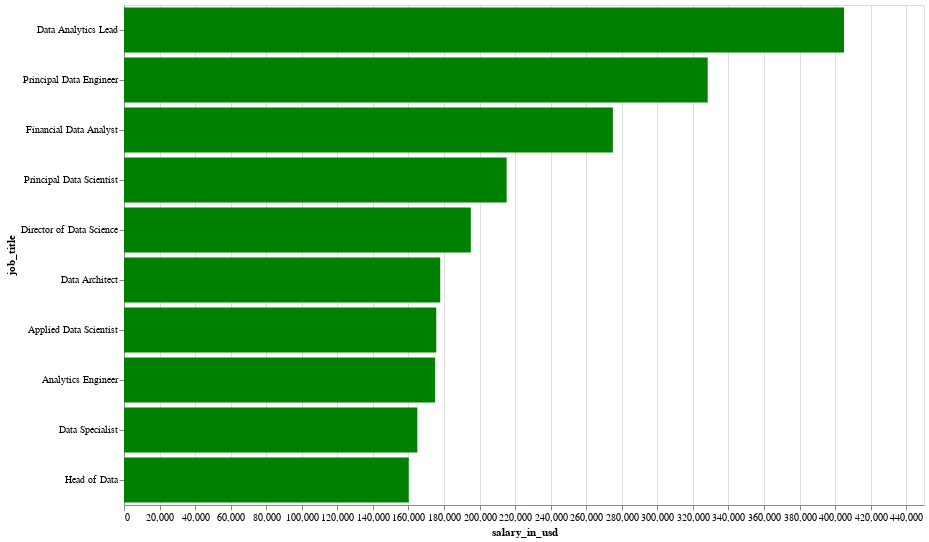

This figure's notebook cell:
### Code cell
# Criando um gráfico de barras horizontais

alt.Chart(
    df.groupby("job_title")
    .mean()
    .reset_index()
    .sort_values("salary_in_usd", ascending=False)[:10]
).mark_bar(color="green").encode(
    alt.Y("job_title", sort="-x"), x="salary_in_usd"
).properties(
    width=800, height=500
)

### Figure 1 — Vega-Lite specification as saved in the notebook (floating-point values rounded to 4 significant figures)
{"config": {"view": {"continuousWidth": 400, "continuousHeight": 300}}, "data": {"name": "data-7c7c1efc2b24c45ee7c88bfcd664ec6a"}, "mark": {"type": "bar", "color": "green"}, "encoding": {"x": {"field": "salary_in_usd", "type": "quantitative"}, "y": {"field": "job_title", "sort": "-x", "type": "nominal"}}, "height": 500, "width": 800, "$schema": "https://vega.github.io/schema/vega-lite/v4.17.0.json", "datasets": {"data-7c7c1efc2b24c45ee7c88bfcd664ec6a": [{"job_title": "Data Analytics Lead", "work_year": 2022.0, "salary": 405000.0, "salary_in_usd": 405000.0}, {"job_title": "Principal Data Engineer", "work_year": 2021.0, "salary": 328300.0, "salary_in_usd": 328300.0}, {"job_title": "Financial Data Analyst", "work_year": 2022.0, "salary": 275000.0, "salary_in_usd": 275000.0}, {"job_title": "Principal Data Scientist", "work_year": 2021.0, "salary": 206700.0, "salary_in_usd": 215200.0}, {"job_title": "Director of Data Science", "work_year": 2021.0, "salary": 193300.0, "salary_in_usd": 195100.0}, {"job_title": "Data Architect", "work_year": 2022.0, "salary": 177900.0, "salary_in_usd": 177900.0}, {"job_title": "Applied Data Scientist", "work_year": 2022.0, "salary": 172400.0, "salary_in_usd": 175700.0}, {"job_title": "Analytics Engineer", "work_year": 2022.0, "salary": 175000.0, "salary_in_usd": 175000.0}, {"job_title": "Data Specialist", "work_year": 2021.0, "salary": 165000.0, "salary_in_usd": 165000.0}, {"job_title": "Head of Data", "work_year": 2021.0, "salary": 156400.0, "salary_in_usd": 160200.0}]}}
